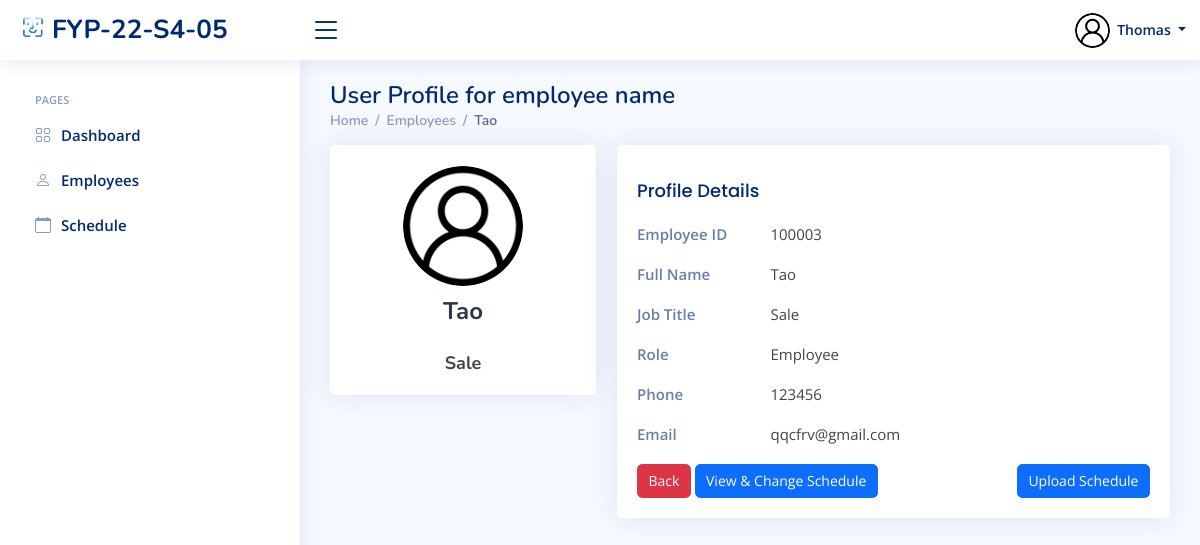
Screenshot of /HR/Employees/EmployeeProfile/100003 (signed in) with the database file from the repository.
### index/models.py (models this page shows, shortened)
class Employee(models.Model):
	Employee_ID = models.IntegerField(primary_key=True)
	Full_Name = models.CharField(max_length=100)
	Job_Title = models.CharField(max_length=100)
	Phone_Number = models.CharField(max_length=100)
	salt = models.CharField(max_length=50, null=True)
	Email_Address = models.EmailField()
	Role = models.ForeignKey(Role, on_delete=models.CASCADE)
	Profile_Image = models.ImageField(null=True,blank=True, upload_to='profile_pics/')
	Password = models.CharField(max_length=256)
	Start_Date = models.DateField(auto_now_add=True)

class Role(models.Model):
	Role_ID = models.IntegerField(primary_key=True)
	Role_Name = models.CharField(max_length=100)

### index/views/HR.py (the view)
# urls.py: path('HR/Employees/EmployeeProfile/<int:Empid>', HR.HR_EmpProfile, name='EmployeesProfile'),
def HR_EmpProfile(request, Empid):
    if 'Employee_ID' in request.session:
        currentEmployee = Employee.objects.get(Employee_ID=request.session['Employee_ID'])
        Title = 'HR-Employee Profile'
        EmpCheck = Employee.objects.filter(Employee_ID=Empid)
        if EmpCheck.exists():
            Myinfo = Employee.objects.get(Employee_ID=Empid)
            context = {
                'Role': currentEmployee.Role.Role_ID,
                'Employee_ID': currentEmployee.Employee_ID,
                'Full_Name': currentEmployee.Full_Name,
                'Job_Title': currentEmployee.Job_Title,
                'PFP': currentEmployee.Profile_Image.url,
                'Emp_id': Myinfo.Employee_ID,
                'Emp_FullName': Myinfo.Full_Name,
                'Emp_JobTitle': Myinfo.Job_Title,
                'Emp_Email': Myinfo.Email_Address,
                'Emp_Phone': Myinfo.Phone_Number,
                'Emp_PFP': Myinfo.Profile_Image.url,
                'Emp_Role':Myinfo.Role.Role_Name,
                'title': Title,
            }
            return render(request, 'HR/employees-profile.html', context)

### templates/HR/employees-profile.html (shortened to what this page needs)
{% extends "index/base.html" %}
{% load static %}
{% block content %}
{% include 'HR/HR_base.html'%}
  <main id="main" class="main">
    <div class="pagetitle">
      <h1>User Profile for employee name</h1>
      <nav>
        <ol class="breadcrumb">
          <li class="breadcrumb-item"><a href="{% url 'HR_home' %}">Home</a></li>
          <li class="breadcrumb-item"><a href="{% url 'EmployeesPage' %}">Employees</a></li>
          <li class="breadcrumb-item active">{{Emp_FullName}}</li>
        </ol>
      </nav>
    </div>
    <section class="section profile">
      <div class="row">
        <div class="col-xl-4">
          <div class="card">
            <div class="card-body profile-card pt-4 d-flex flex-column align-items-center">
              <img src="{{ Emp_PFP }}" alt="Profile" class="rounded-circle"  height="120" width="120">
              <h2>{{ Emp_FullName }}</h2>
              <h3>{{ Emp_JobTitle }}</h3>
            </div>
          </div>
        </div>
        <div class="col-xl-8">
          <div class="card">
            <div class="card-body pt-3">
                <div class="tab-pane fade show active profile-overview" id="profile-overview">
                  <h5 class="card-title">Profile Details</h5>
                  <div class="row">
                    <div class="col-lg-3 col-md-4 label">Employee ID</div>
                    <div class="col-lg-9 col-md-8">{{Emp_id}}</div>
                  </div>
                  <div class="row">
                    <div class="col-lg-3 col-md-4 label ">Full Name</div>
                    <div class="col-lg-9 col-md-8">{{Emp_FullName}}</div>
                  </div>
                  <div class="row">
                    <div class="col-lg-3 col-md-4 label">Job Title</div>
                    <div class="col-lg-9 col-md-8">{{Emp_JobTitle}}</div>
                  </div>
                  <div class="row">
                    <div class="col-lg-3 col-md-4 label">Role</div>
                    <div class="col-lg-9 col-md-8">{{Emp_Role}}</div>
                  </div>
                  <div class="row">
                    <div class="col-lg-3 col-md-4 label">Phone</div>
                    <div class="col-lg-9 col-md-8">{{ Emp_Phone }}</div>
                  </div>
                  <div class="row">
                    <div class="col-lg-3 col-md-4 label">Email</div>
                    <div class="col-lg-9 col-md-8">{{ Emp_Email }}</div>
                  </div>
                  <div class="col-lg-12">
                    <a href="{% url 'EmployeesPage' %}" class="btn btn-danger">Back</a>
                    <a href="{% url 'EmployeeSchedule' Emp_id %}" class="btn btn-primary">View & Change Schedule</a>
                    <a href="{% url 'UpdateEmpSchedule' Emp_id %}" class="btn btn-primary float-end">Upload Schedule</a>
                  </div>
                </div>
              </div>
          </div>
        </div>
      </div>
    </section>
  </main>
{% endblock content %}

### templates/HR/HR_base.html (shortened to what this page needs)
{% load static %}
  <header id="header" class="header fixed-top d-flex align-items-center">
    <div class="d-flex align-items-center justify-content-between">
      <a href="{% url 'HR_home' %}" class="logo d-flex align-items-center">
        <img src="{% static 'assets/img/logo.png' %}" alt="">
        <span class="d-none d-lg-block">FYP-22-S4-05</span>
      </a>
      <i class="bi bi-list toggle-sidebar-btn"></i>
    </div>
    <nav class="header-nav ms-auto">
      <ul class="d-flex align-items-center">
        <li class="nav-item dropdown pe-3">
          <a class="nav-link nav-profile d-flex align-items-center pe-0" href="{% url 'HR_Profile' %}" data-bs-toggle="dropdown">
            <img src="{{ PFP }}" alt="" class="rounded-circle" height="35" width="35">
            <span class="d-none d-md-block dropdown-toggle ps-2">{{ Full_Name }}</span>
          </a>
        </li>
      </ul>
    </nav>
  </header>
  <aside id="sidebar" class="sidebar">
    <ul class="sidebar-nav" id="sidebar-nav">
      <li class="nav-heading">Pages</li>
      <li class="nav-item">
        <a class="nav-link collapsed" href="{%  url 'HR_home' %}">
          <i class="bi bi-grid"></i>
          <span>Dashboard</span>
        </a>
      </li>
      <li class="nav-item">
        <a class="nav-link collapsed" href="{% url 'EmployeesPage' %}">
          <i class="bi bi-person"></i>
          <span>Employees</span>
        </a>
      </li>
      <li class="nav-item">
        <a class="nav-link collapsed" href="{% url 'View_Schedule' %}">
          <i class="bi bi-calendar"></i>
          <span>Schedule</span>
        </a>
      </li>
  </aside>

### static/assets/css/style.css (style rules this page uses)
:root { scroll-behavior: smooth; }
body { font-family: "Open Sans", sans-serif; background: #f6f9ff; color: #444444; }
a { color: #4154f1; text-decoration: none; }
h1, h2, h3, h4, h5, h6 { font-family: "Nunito", sans-serif; }
#main { margin-top: 60px; padding: 20px 30px; transition: all 0.3s; }
.pagetitle { margin-bottom: 10px; }
.pagetitle h1 { font-size: 24px; margin-bottom: 0; font-weight: 600; color: #012970; }
.card { margin-bottom: 30px; border: none; border-radius: 5px; box-shadow: 0px 0 30px rgba(1, 41, 112, 0.1); }
.card-title { padding: 20px 0 15px 0; font-size: 18px; font-weight: 500; color: #012970; font-family: "Poppins", sans-serif; }
.card-body { padding: 0 20px 20px 20px; }
.breadcrumb { font-size: 14px; font-family: "Nunito", sans-serif; color: #899bbd; font-weight: 600; }
.breadcrumb a { color: #899bbd; transition: 0.3s; }
.breadcrumb .breadcrumb-item::before { color: #899bbd; }
.breadcrumb .active { color: #51678f; font-weight: 600; }
.logo { line-height: 1; }
@media (min-width: 1200px) { .logo { width: 280px; } }
.logo img { max-height: 26px; margin-right: 6px; }
.logo span { font-size: 26px; font-weight: 700; color: #012970; font-family: "Nunito", sans-serif; }
.header { transition: all 0.5s; z-index: 997; height: 60px; box-shadow: 0px 2px 20px rgba(1, 41, 112, 0.1); background-color: #fff; padding-left: 20px; }
.header .toggle-sidebar-btn { font-size: 32px; padding-left: 10px; cursor: pointer; color: #012970; }
.header-nav ul { list-style: none; }
.header-nav>ul { margin: 0; padding: 0; }
.header-nav .nav-profile { color: #012970; }
.header-nav .nav-profile img { max-height: 36px; }
.header-nav .nav-profile span { font-size: 14px; font-weight: 600; }
.sidebar { position: fixed; top: 60px; left: 0; bottom: 0; width: 300px; z-index: 996; transition: all 0.3s; padding: 20px; overflow-y: auto; scrollbar-width: thin; scrollbar-color: #aab7cf transparent; box-shadow: 0px 0px 20px rgba(1, 41, 112, 0.1); background-color: #fff; }
@media (min-width: 1200px) { #main, #footer { margin-left: 300px; } }
.sidebar-nav { padding: 0; margin: 0; list-style: none; }
.sidebar-nav li { padding: 0; margin: 0; list-style: none; }
.sidebar-nav .nav-item { margin-bottom: 5px; }
.sidebar-nav .nav-heading { font-size: 11px; text-transform: uppercase; color: #899bbd; font-weight: 600; margin: 10px 0 5px 15px; }
.sidebar-nav .nav-link { display: flex; align-items: center; font-size: 15px; font-weight: 600; color: #4154f1; transition: 0.3; background: #f6f9ff; padding: 10px 15px; border-radius: 4px; }
.sidebar-nav .nav-link i { font-size: 16px; margin-right: 10px; color: #4154f1; }
.sidebar-nav .nav-link.collapsed { color: #012970; background: #fff; }
.sidebar-nav .nav-link.collapsed i { color: #899bbd; }
.profile .profile-card img { max-width: 120px; }
.profile .profile-card h2 { font-size: 24px; font-weight: 700; color: #2c384e; margin: 10px 0 0 0; }
.profile .profile-card h3 { font-size: 18px; }
.profile .profile-overview .row { margin-bottom: 20px; font-size: 15px; }
.profile .profile-overview .card-title { color: #012970; }
.profile .profile-overview .label { font-weight: 600; color: rgba(1, 41, 112, 0.6); }

### rows the page displays
Employee: Full_Name "Thomas"
Employee: Full_Name "Tao", Job_Title "Sale", Phone_Number "123456", Email_Address "qqcfrv@gmail.com"
Role: Role_Name "Employee"

### other values shown
{{ Emp_id }} "100003"
